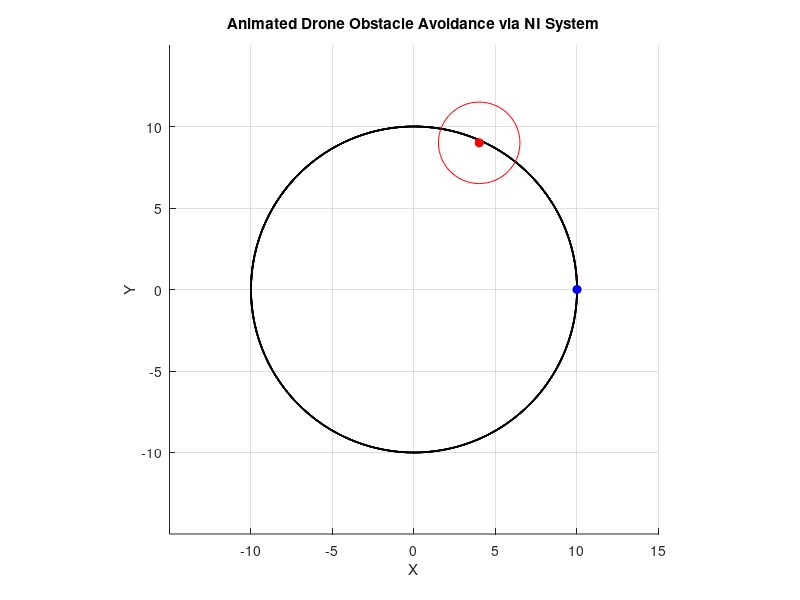

This chart was generated by the following MATLAB code: (Note: this script raises an error after producing the figure.)
clc; clear; close all;

%% Parameters
T = 600; dt = 0.05;
t = 0:dt:T;
N = length(t);

m = 10;         % mass of robot
k = 1;         % spring stiffness
r_obs = 2.5;   % obstacle radius
A_transfer = tf(k/m, [1 0]);  % A(s) = k/(m*s)

K_form = 0.5;  % feedback gain to pull back to reference trajectory

%% Trajectory - Circular
R = 10;  % radius of circular trajectory
w = 0.1; % angular velocity

x_ref = R * cos(w * t);
y_ref = R * sin(w * t);
vx_ref = -R * w * sin(w * t);
vy_ref =  R * w * cos(w * t);

%% Obstacle Motion (sinusoidal path)
obs_x = 4 + sin(0.5 * t); 
obs_y = 8 + cos(0.5 * t);
obstacle_path = [obs_x; obs_y];

%% Initialize robot state
pos = [R; 0];       % starting at (R, 0)
vel = [0; R*w];     % initial velocity
pos_hist = pos;

%% Avoidance system memory
avoid_vel = [0;0];
avoid_tf = c2d(A_transfer, dt);  % Discretize A(s)

avoid_state = [0;0];             % Integrator state
%states of the avoidance transfer function

%% Simulation Loop
for i = 2:N
    obstacle = obstacle_path(:,i);
    ref_pos = [x_ref(i); y_ref(i)];
    ref_vel = [vx_ref(i); vy_ref(i)];
    heading = ref_vel / norm(ref_vel);%unit vector in the reference velo
    %city direction

    % Vector from drone to obstacle
    ac = obstacle - pos;% vector from drone to obstacle center
    proj_len = dot(ac, heading);% scalar projection of obstacle on the ahead vector
    proj_v = proj_len * heading;%projection vector = scalar projection * ahead
    closest = pos + proj_v;%closest vector whose mag is the closest point
    %between obstacle and path

    av = closest - obstacle;%vector from obstacle to the closest point
    d = norm(av);%mag of velocity vector

    
    if d < r_obs %inside the obstacle circle
        overlap = (r_obs - d) * (av / d);  
        avoid_state = avoid_state + dt * (k/m) * overlap; 
        avoid_vel = avoid_state;
    else
        avoid_vel = [0;0];
    end

    
    formation_corr = (ref_pos - pos);

    
    vel = ref_vel + avoid_vel + formation_corr;

    
    pos = pos + vel * dt;

    
    pos_hist(:, end+1) = pos;
end

%% Animation
figure;
axis equal;
xlim([min(x_ref)-5, max(x_ref)+5]);
ylim([min(y_ref)-5, max(y_ref)+5]);
grid on;
xlabel('X'); ylabel('Y');
title('Animated Drone Obstacle Avoidance via NI System');
hold on;

plot(x_ref, y_ref, 'k--', 'LineWidth', 1.2);

h_drone = plot(pos_hist(1,1), pos_hist(2,1), 'bo', 'MarkerFaceColor', 'b');
h_obs = plot(obs_x(1), obs_y(1), 'ro', 'MarkerFaceColor', 'r');
h_circle = rectangle('Position',[obs_x(1)-r_obs, obs_y(1)-r_obs, 2*r_obs, 2*r_obs],...
    'Curvature',[1,1], 'EdgeColor','r');

trail = animatedline('Color', 'b', 'LineWidth', 2);

for i = 1:1:N
    % Update drone
    set(h_drone, 'XData', pos_hist(1,i), 'YData', pos_hist(2,i));
    addpoints(trail, pos_hist(1,i), pos_hist(2,i));

    % Update obstacle
    set(h_obs, 'XData', obs_x(i), 'YData', obs_y(i));
    set(h_circle, 'Position', [obs_x(i)-r_obs, obs_y(i)-r_obs, 2*r_obs, 2*r_obs]);

    drawnow;
end

legend('Reference Path', 'Drone', 'Obstacle');
